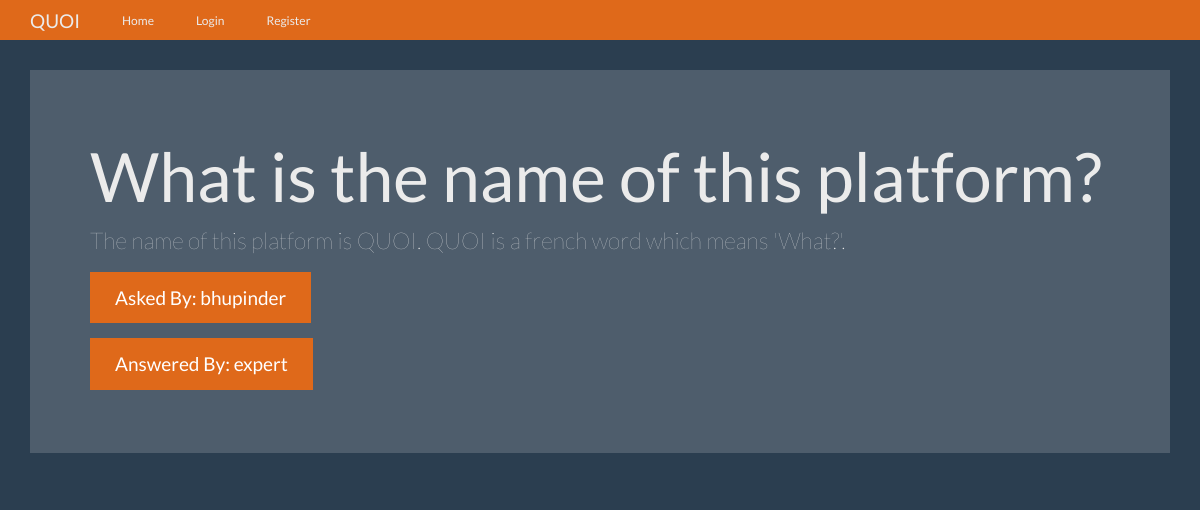
Screenshot of /question/1 with the database file from the repository.
### tables this page shows
CREATE TABLE questions (
    id integer primary key autoincrement,
    question_text text not null,
    answer_text text,
    asked_by_id integer not null,
    expert_id integer not null
);

CREATE TABLE users (
    id integer primary key autoincrement,
    name text not null,
    password text not null,
    expert boolean not null,
    admin boolean not null
);

### app.py (the view)
@app.route('/question/<question_id>')
def question(question_id):
    user = get_current_user()
    db = get_db()
    question_cur = db.execute('''select questions.question_text, questions.answer_text,
                              askers.name as asker_name, experts.name as expert_name from questions
                              join users as askers on askers.id = questions.asked_by_id
                              join users as experts on experts.id=questions.expert_id
                              where questions.id = ?''', [question_id])
    questions = question_cur.fetchone()
    return render_template('question.html', user=user, questions = questions)

### app.py (called while the page is built)
def get_current_user():
    user_result = None
    if 'user' in session:
        user = session['user']
        db = get_db()
        user_cur = db.execute('select id, name, password, expert, admin from users where name = ?', [user])
        user_result = user_cur.fetchone()
    return user_result

### database.py (called while the page is built)
def connect_db():
    sql = sqlite3.connect(os.path.join(basedir, 'questions.db'))
    sql.row_factory = sqlite3.Row
    return sql

def get_db():
    if not hasattr(g, 'sqlite_db'):
        g.sqlite_db = connect_db()
    return g.sqlite_db

### templates/question.html (shortened to what this page needs)
{% extends 'base.html' %}
{% from 'show_links.html' import show_links %}
{% block nav %}
{{ show_links(user) }}
{% endblock %}
{% block body %}
      <div class="jumbotron">
        <h1>{{ questions['question_text'] }}</h1>
        <p>{{ questions['answer_text'] }}</p>
        <p><a class="btn btn-primary btn-lg">Asked By: {{ questions['asker_name'] }}</a></p>
        <p><a class="btn btn-primary btn-lg">Answered By: {{ questions['expert_name'] }}</a></p>
      </div>
{% endblock %}

### static/theme.css (style rules this page uses)
body { padding-top: 70px; padding-bottom: 30px; }

### rows the page displays
questions: question_text "What is the name of this platform?", answer_text "The name of this platform is QUOI. QUOI is a french word which means 'What?'."
users: asker_name "bhupinder"
users: expert_name "expert"
